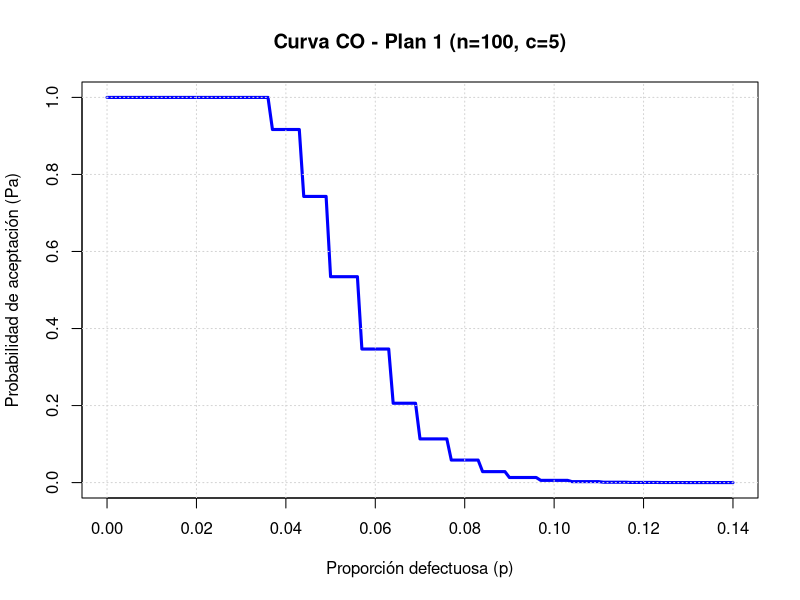
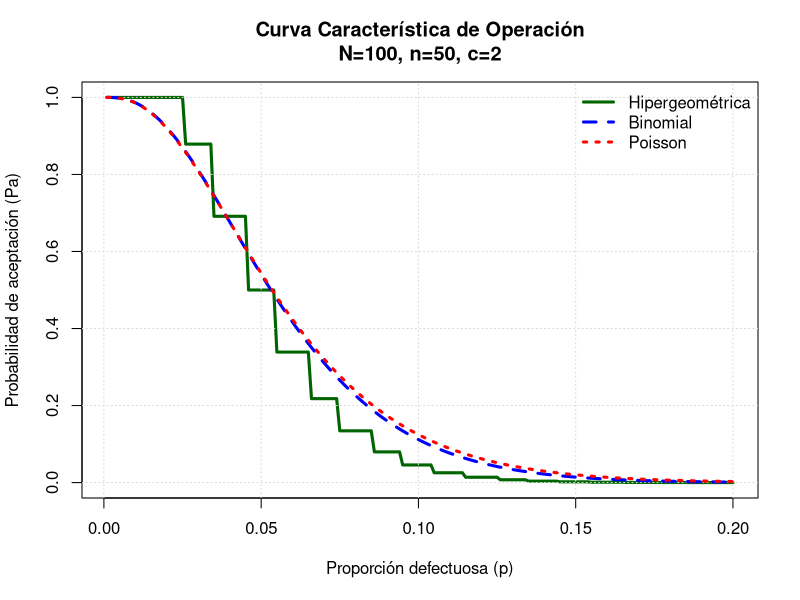
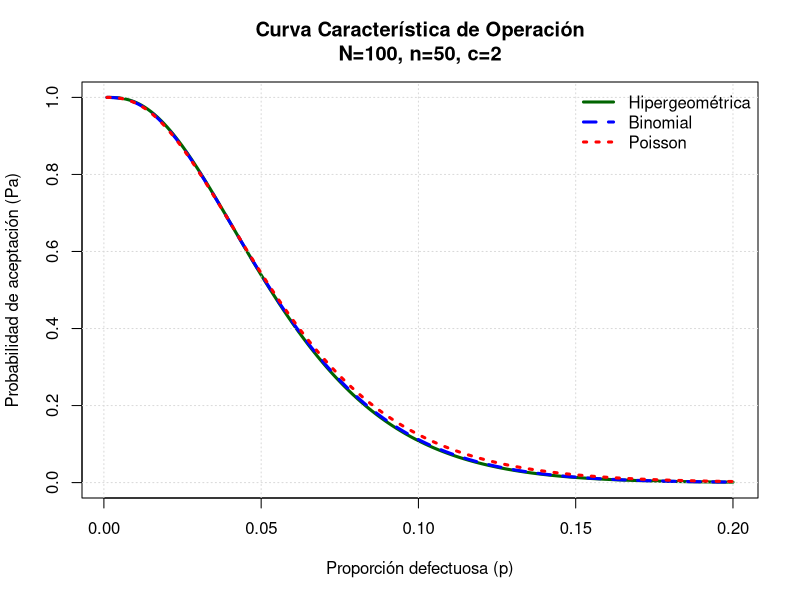

These charts were generated, in order, by the following R code:
## ---- chunk 1
knitr::opts_chunk$set(
  echo = TRUE,
  warning = FALSE,
  message = FALSE,
  fig.align = "center",
  fig.width = 6,
  fig.height = 4
)
## ---- chunk 2
library(tidyverse)
## ---- chunk 3
library(ggthemes)
# Definir los argumentos de LOS planes del muestreo 
#Fijos para los 3 planes
N=150
P <- seq(0.000 , 0.140, 0.001)

#PLAN 1

N <- 150
n1 <- 100
c1 <- 5

# Funcion para seleccionar la distribucion en cada uno de los planes 

distribucion <- function(n, N){
  r <- n/N
  
  if(r > 0.1){
    return("Hipergeométrica")
  }
  
  if(r <= 0.1 && n*r > 1){
    return("Poisson")
  }
  
  if(r <= 0.1){
    return("Binomial")
  }
}

# Prueba distribución
distribucion(n1, N)

# Vector p
P <- seq(0.000 , 0.140, 0.001)

# Número de defectuosos en el lote
m <- round(P * N)

# Probabilidad de aceptación
Pa1 <- phyper(c1, m, N-m, n1)

# Riesgos
AQL <- 0.05
LTPD <- 0.10
mAQL <- round(AQL*N)
mLTPD <- round(LTPD*N)

# Riesgo productor
alpha1 <- 1 - phyper(c1, mAQL, N-mAQL, n1)
alpha1

# Riesgo consumidor
beta1 <- phyper(c1, mLTPD, N-mLTPD, n1)
beta1
## ---- chunk 4
#CO1
plot(P, Pa1, type="l", lwd=3, col="blue",
     xlab="Proporción defectuosa (p)",
     ylab="Probabilidad de aceptación (Pa)",
     main="Curva CO - Plan 1 (n=100, c=5)",
     ylim=c(0,1))
grid()

## ---- chunk 5
# Parámetros
N <- 100
n <- 50
c <- 2

# Vector de proporciones defectuosas
P <- seq(0.001, 0.20, 0.001)

# 1. Binomial
Pa_bin <- pbinom(c, n, P)

# 2. Poisson
Pa_pois <- ppois(c, n*P)

# 3. Hipergeométrica
Pa_hiper <- sapply(P, function(p){
  D <- round(N*p)
  phyper(c, D, N-D, n)
})

# --- GRÁFICA MEJORADA ---

par(bg="white")  # fondo blanco

plot(P, Pa_hiper, type="l", lwd=3, col="darkgreen",
     ylab="Probabilidad de aceptación (Pa)",
     xlab="Proporción defectuosa (p)",
     main="Curva Característica de Operación\nN=100, n=50, c=2",
     ylim=c(0,1))

grid(col="gray85")

lines(P, Pa_bin, lwd=3, lty=2, col="blue")
lines(P, Pa_pois, lwd=3, lty=3, col="red")

legend("topright",
       legend=c("Hipergeométrica","Binomial","Poisson"),
       col=c("darkgreen","blue","red"),
       lwd=3,
       lty=c(1,2,3),
       bty="n")

## ---- chunk 6
# Parámetros
N <- 2000
n <- 50
c <- 2

# Vector de proporciones defectuosas
P <- seq(0.001, 0.20, 0.001)

# 1. Binomial
Pa_bin <- pbinom(c, n, P)

# 2. Poisson
Pa_pois <- ppois(c, n*P)

# 3. Hipergeométrica
Pa_hiper <- sapply(P, function(p){
  D <- round(N*p)
  phyper(c, D, N-D, n)
})

# --- GRÁFICA MEJORADA ---

par(bg="white")  # fondo blanco

plot(P, Pa_hiper, type="l", lwd=3, col="darkgreen",
     ylab="Probabilidad de aceptación (Pa)",
     xlab="Proporción defectuosa (p)",
     main="Curva Característica de Operación\nN=100, n=50, c=2",
     ylim=c(0,1))

grid(col="gray85")

lines(P, Pa_bin, lwd=3, lty=2, col="blue")
lines(P, Pa_pois, lwd=3, lty=3, col="red")

legend("topright",
       legend=c("Hipergeométrica","Binomial","Poisson"),
       col=c("darkgreen","blue","red"),
       lwd=3,
       lty=c(1,2,3),
       bty="n")
